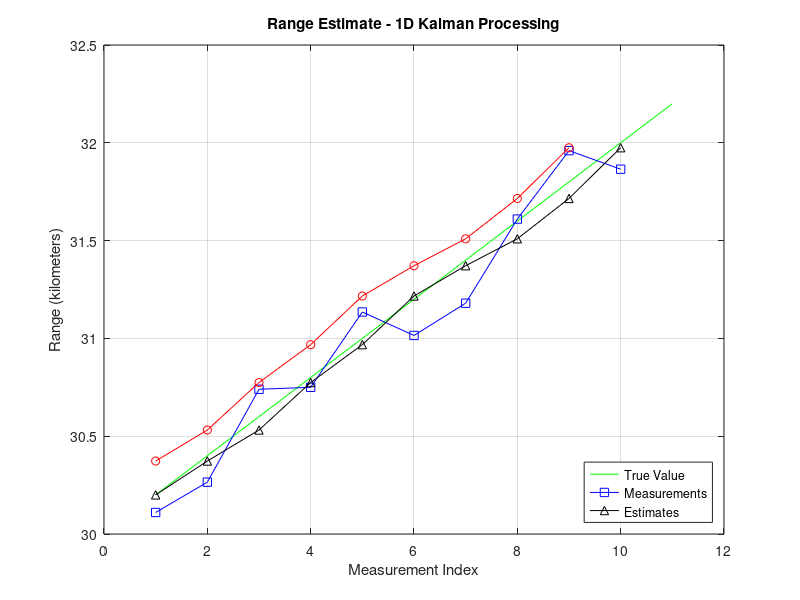

Write MATLAB code to recreate this figure.


%% Environment

close all; clear; clc;

% addpath(genpath(fullfile('..', '..', '95 Reference')), '-begin');

set(0, 'DefaultFigureWindowStyle', 'docked');



%% Example from Website

alpha=0.2; beta=0.1; deltaT_seconds=5;

initialPosition_meters=30e3; initialVelocity_meterPerSecond=40;

predictedStateEstimate=zeros(2, 12);  % Row 1 - Position, Row 2 - Velocity
extrapolatedStateEstimate=zeros(2, 12);

distanceMeasurements_meters=[ 30110, 30265 30740 30750 31135 31015 31180 31610 31960 31865 ];

predictedStateEstimate(1, 1)=initialPosition_meters + deltaT_seconds*initialVelocity_meterPerSecond;
predictedStateEstimate(2, 1)=initialVelocity_meterPerSecond;


for stateUpdateIndex=2:1:10
    
    predictedStateEstimate(1, stateUpdateIndex)=predictedStateEstimate(1, stateUpdateIndex-1) + ...
        alpha*(distanceMeasurements_meters(stateUpdateIndex-1) - predictedStateEstimate(1, stateUpdateIndex-1));
    %
    predictedStateEstimate(2, stateUpdateIndex)=predictedStateEstimate(2, stateUpdateIndex-1) + ...
        beta*( (distanceMeasurements_meters(stateUpdateIndex-1) - predictedStateEstimate(1, stateUpdateIndex-1) ) / deltaT_seconds );
    
    extrapolatedStateEstimate(1, stateUpdateIndex)=predictedStateEstimate(1, stateUpdateIndex) + ...
        deltaT_seconds*predictedStateEstimate(2, stateUpdateIndex);
    %
    extrapolatedStateEstimate(2, stateUpdateIndex)=predictedStateEstimate(2, stateUpdateIndex);
    
    predictedStateEstimate(1, stateUpdateIndex)=extrapolatedStateEstimate(1, stateUpdateIndex);
    predictedStateEstimate(2, stateUpdateIndex)=extrapolatedStateEstimate(2, stateUpdateIndex);
    
    keyboard;
    
end


figure(); ...   
    plot(30.200+40*(0:1:10)*deltaT_seconds/1e3, 'g'); hold on;
    plot(distanceMeasurements_meters/1e3, 'b', 'Marker', 's');
    plot(predictedStateEstimate(1, 1:10)/1e3, 'k', 'Marker', '^');
    plot(extrapolatedStateEstimate(1, 2:10)/1e3, 'r', 'Marker', 'o');
    xlabel('Measurement Index'); ylabel('Range (kilometers)'); title('Range Estimate - 1D Kalman Processing');
    legend('True Value', 'Measurements', 'Estimates', 'Location', 'SouthEast');
    grid on; shg;



%% Clean-up

fprintf(1, '\n\n*** Processing Complete ***\n\n');



%% References
